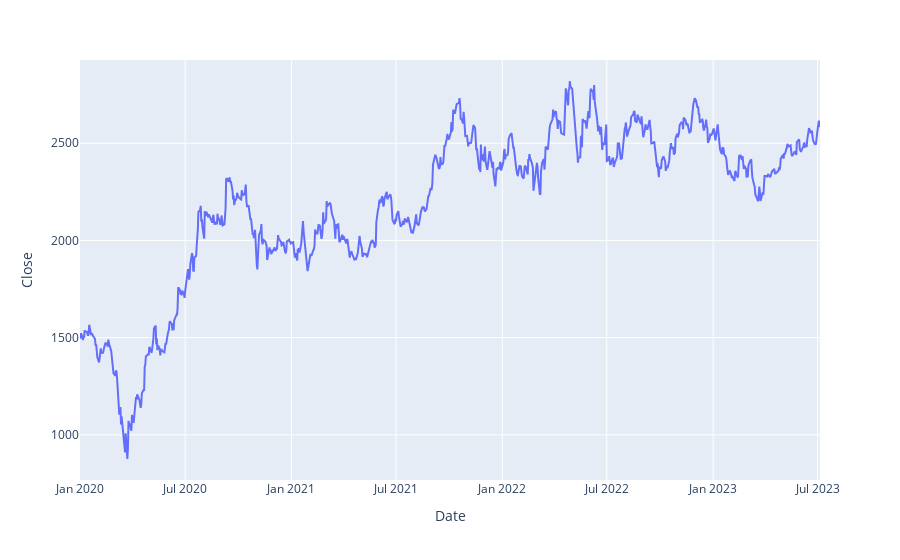

Source (notebook cell):
### Code cell
fig = px.line(raw_data, x=raw_data.index, y="Close")
fig.show()

### Figure 1 — Plotly figure (JSON) as saved in the notebook; plotly's stock layout.template omitted (floating-point values rounded to 4 significant figures; data arrays with more than 128 entries replaced by an {"elided": "..."} marker saying what was removed)
{"data": [{"hovertemplate": "Date=%{x}<br>Close=%{y}<extra></extra>", "legendgroup": "", "line": {"color": "#636efa", "dash": "solid"}, "marker": {"symbol": "circle"}, "mode": "lines", "name": "", "orientation": "v", "showlegend": false, "type": "scatter", "x": {"elided": "872 str values"}, "xaxis": "x", "y": {"elided": "872 float values"}, "yaxis": "y"}], "layout": {"legend": {"tracegroupgap": 0}, "margin": {"t": 60}, "xaxis": {"anchor": "y", "domain": [0, 1], "title": {"text": "Date"}}, "yaxis": {"anchor": "x", "domain": [0, 1], "title": {"text": "Close"}}}}
